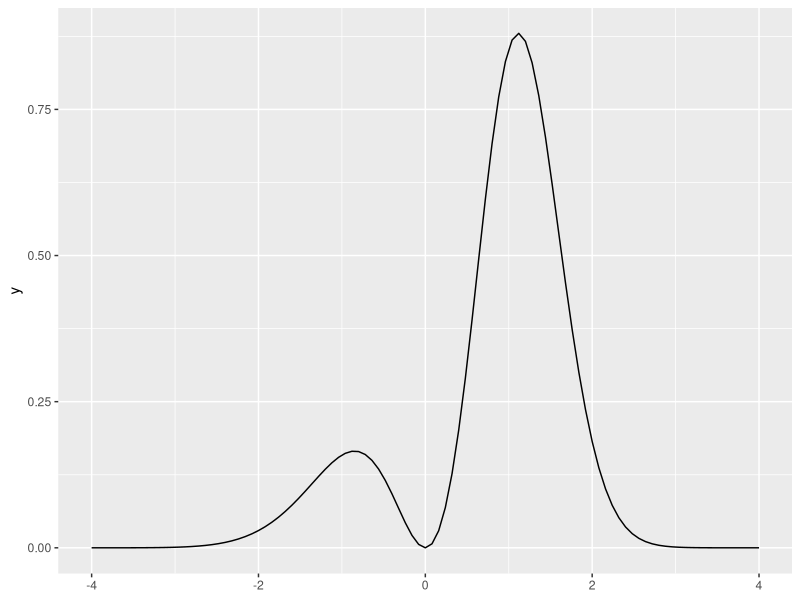
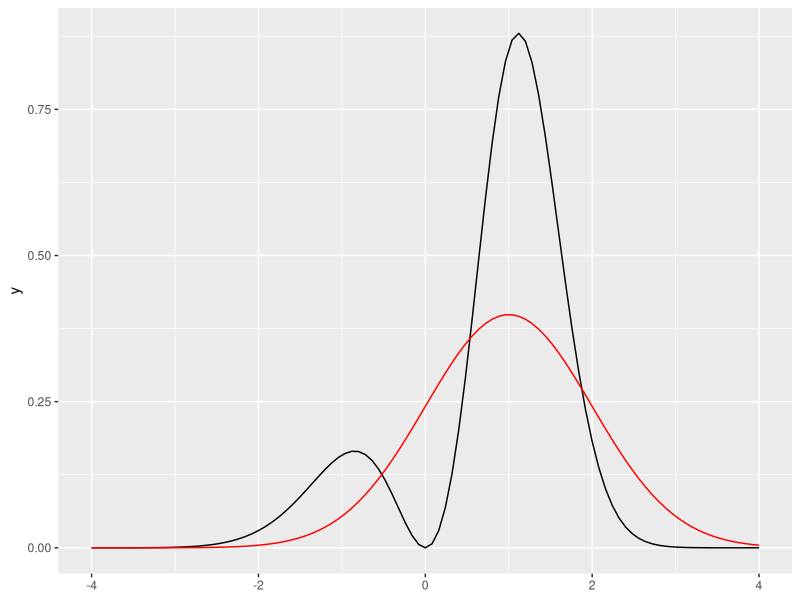
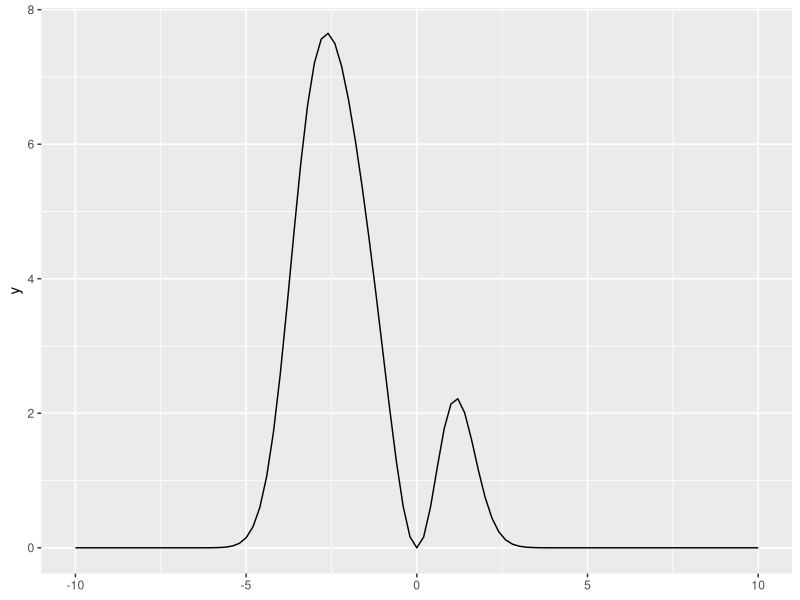
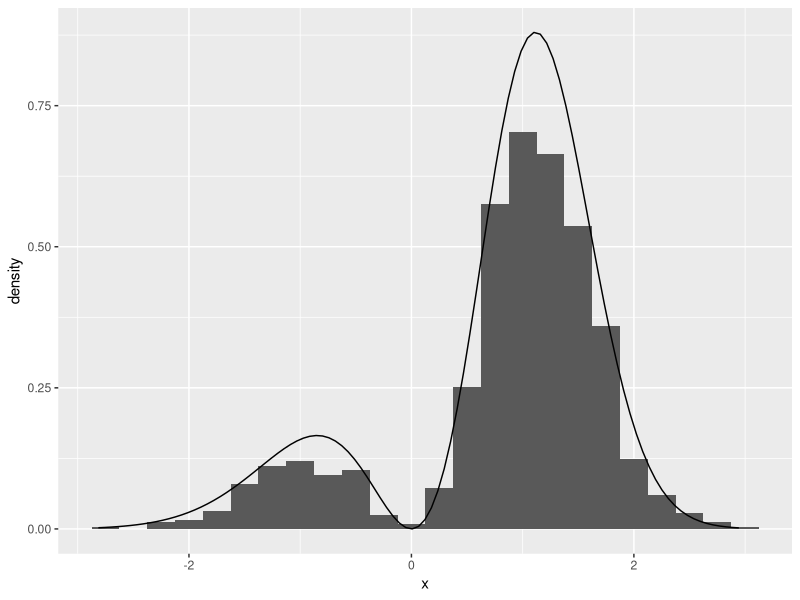
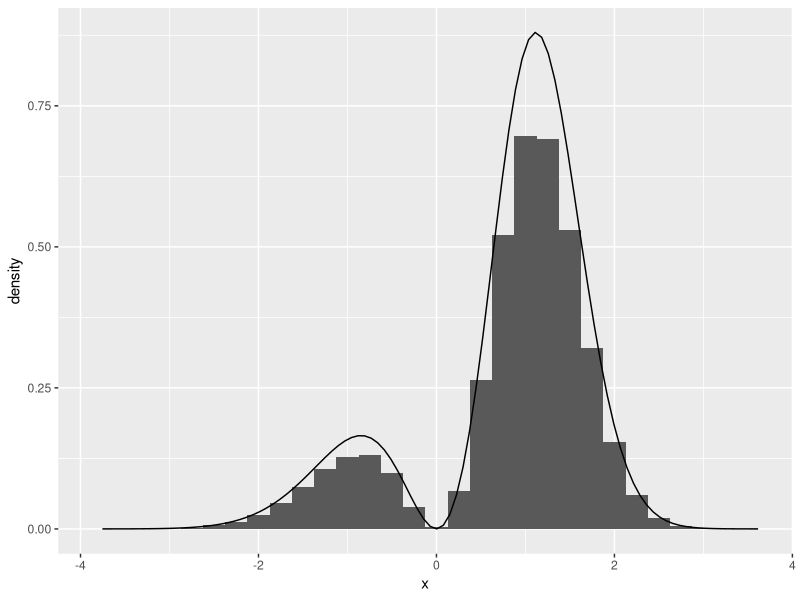
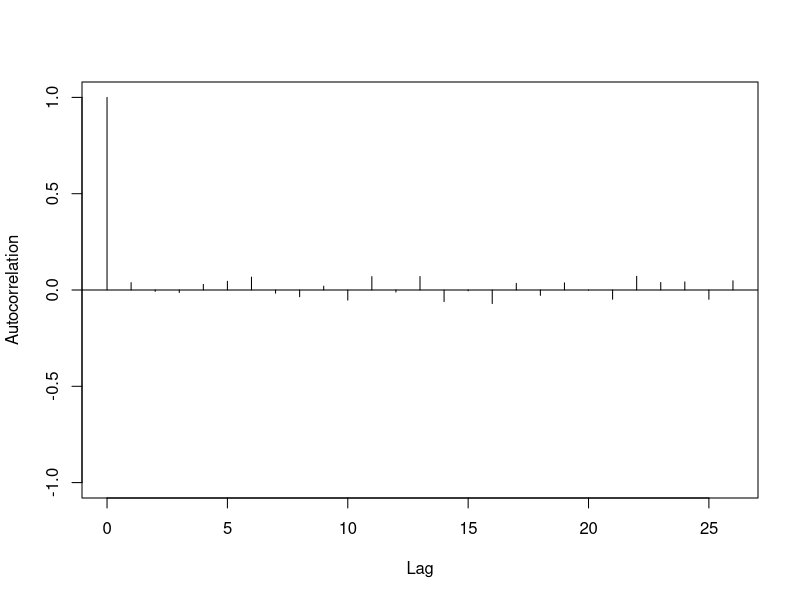
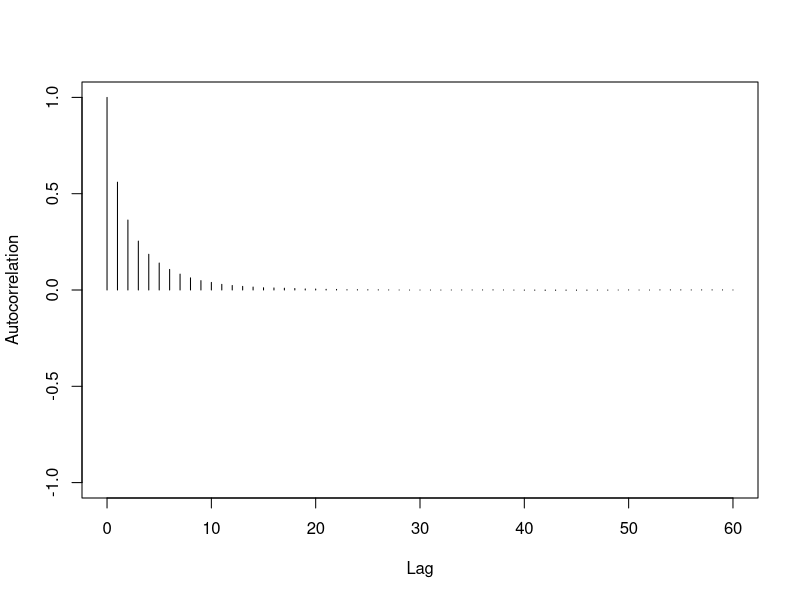
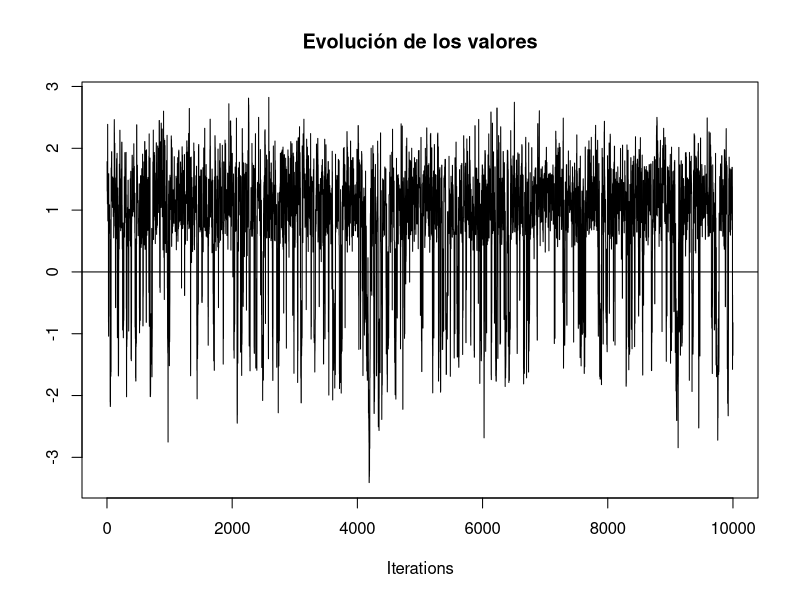

The R script that drew these images, in order:
## ---- chunk 1
set.seed(23059823)
## ---- chunk 2
library(ggplot2)

f_u <- function(x) {
  x ^ 2 * exp(-x ^ 2 + sin(x))
}

ggplot() +
  geom_function(fun = f_u) +
  xlim(-4, 4)
## ---- chunk 3
q <- function(y) {dnorm(y, mean = 1, sd = 1)} # función de densidad de mi distribución instrumental, la que me proporciona nuevos estados

ggplot() +
  geom_function(fun = f_u) +
  geom_function(fun = q, colour = "red") +
  xlim(-4, 4)
## ---- chunk 4
n <- 10
estado_actual <- 1
for (t in seq_len(n - 1)) {
  print(sprintf("Estado: %.3f", estado_actual))
  estado_propuesto <- rnorm(1, mean = 1, sd = 1)
  razon_Hastings <-
    (f_u(estado_propuesto) * q(estado_actual)) /
    (f_u(estado_actual) * q(estado_propuesto))
  u <- runif(1)
  print(sprintf("   Estado propuesto: %.3f, Prob. de aceptar: %.3f, %s (u = %.3f)",
                estado_propuesto,
                min(1, razon_Hastings),
                if (u < razon_Hastings) {"Aceptar"} else {"Rechazar"},
                u))
  if (u < razon_Hastings) {estado_actual <- estado_propuesto}
}
## ---- chunk 5
ggplot() +
  geom_function(fun = function(x) {f_u(x) / q(x)}) +
  xlim(-10, 10)
## ---- chunk 6
n <- 1e3 # el número de valores que genero x1,x2,...,x1000
m <- 1e3 # las veces que replico
valores <- replicate(m, {
  estado_actual <- rnorm(1, mean = 1, sd = 1) # estado inicial generado de manera                                                     aleatoria
# Como el muestreador independiente es la N(1,1), digo que sea tambien el generador inicial. 
# Nota: El muestreador independiente no depende del estado propuesto, por eso es independiente
  for (t in seq_len(n - 1)) { 
    estado_propuesto <- rnorm(1, mean = 1, sd = 1)  # propongo un nuevo estado
    razon_Hastings <-
      (f_u(estado_propuesto) * q(estado_actual)) /
      (f_u(estado_actual) * q(estado_propuesto))
    u <- runif(1) # genero un valor entre 0 y 1
    if (u < razon_Hastings) {estado_actual <- estado_propuesto} # si acepto, cambio el estado actual por el propuesto, y si no, dejo el mismo estado
  }
  # Ya he acabado de generar la realización de la cadena de Markow, el estado actual es el estado de la cadena de markow en el instante 1000

  estado_actual # Selecciono el ultimo estado de la cadena de markow
})


# Ahora dibujo el histograma de frecuencias relativas de los valores
ggplot(data.frame(x = valores), aes(x = x)) +
  geom_histogram(aes(y = stat(density)), binwidth = .25) +
  geom_function(fun = f_u)
## ---- chunk 7
n <- 1e6
estados <- numeric(n) # VECTOR DE LA LONGITUD ADECUADA PARA ALMACENAR LOS 1E6 VALORES DE LOS ESTADOS, Y VOY METIENDO LOS VALORES EN ESTE VECTOR. Es un vector con 1e6 o
estados[1] <- 1 # estado inicial
for (t in seq_len(n - 1)) { # propongo un nuevo estado
  estado_actual <- estados[t] # el actual es el de la posición t # aptes!!
  estado_propuesto <- rnorm(1, mean = 1, sd = 1)
  razon_Hastings <-
    (f_u(estado_propuesto) * q(estado_actual)) /
    (f_u(estado_actual) * q(estado_propuesto))
  u <- runif(1)
  if (u < razon_Hastings) {
    estados[t + 1] <- estado_propuesto # si acepto el nuevo estado
  } else {
    estados[t + 1] <- estado_actual # si no acepto el nuevo me quedo el que tenía
  }
}
# En el vector estados tengo 1e6 valores

# Diagnóstico de convergencia: gráfico (en nuestro caso)
ggplot(data.frame(x = estados), aes(x = x)) +
  geom_histogram(aes(y = stat(density)), binwidth = .25) +
  geom_function(fun = f_u)
# ¿Diagnóstico de convergencia: La cadena de Markow ha convergido?
## ---- chunk 8
estimacion <- mean(estados)
estimacion # esperanza de x, cuando x se distribuye de manera proporcional a x^2e^{-x^2+sen(x)}
## ---- chunk 9
numero_lotes <- 500 # por el elevado coste computacional
longitud_lotes <- n / numero_lotes # nº de estados dentro de cada lote. Longitud 2000
medias_lotes <- numeric(numero_lotes) # vector con 500 ceros. Voy a meter las medias de cada lote
for (i in seq_len(numero_lotes)) { # bucle para introducir las medias en ese vector
  indices_lotes <- seq(longitud_lotes * (i - 1) + 1,
                       longitud_lotes * i)
  medias_lotes[i] <- mean(estados[indices_lotes]) # guardo cada mu_gorro
}
# medias_lotes: media de cada uno de los lotes. Es un vector con 500 números
estimacion <- mean(medias_lotes)
# mean(medias_lotes) # son el mismo número. Esto es para valores INDEPE
# mean(estados) # mismo, pero valores NO INDEPE
error_estandar <- sqrt(var(medias_lotes) / numero_lotes)
# sqrt(var(estados)/n) # este es más pequeño, estoy subestimando. es un error incorrecto
probabilidad_cobertura <- 0.95
alfa <- 1 - probabilidad_cobertura
percentil <- qnorm(1 - alfa / 2)
intervalo_confianza <- estimacion + c(-1, 1) * error_estandar * percentil
## ---- chunk 10
library(coda)

autocorr.plot(mcmc(medias_lotes)) 
# mcmc() LO TENGO QUE HACER SÍ O SÍ, SI NO NO PODRÉ ESTUDIAR LA CORRELACIÓN
# The function mcmc is used to create a Markov Chain Monte Carlo object
# Esta función transforma el vector en una cadena de montecarlo, que es la que me pide el paquete CODA

abline(h = 0)
## ---- chunk 11
autocorr.plot(mcmc(estados))
sqrt(var(estados) / n)
## ---- chunk 12
library(mcmc)

log_f_u <- function(x) {
  if (x == 0) {
    -Inf
  } else {
    2 * log(abs(x)) - x ^ 2 + sin(x)
  }
}

# Ahora aplicamos el paseo aleatorio 
paseo_Metropolis <- metrop(log_f_u, # log f_u
                           initial = 1, # estado inicial
                           nbatch = 1e4 # número de lotes
                           )
# Debo elegir un buen estado inicial, sino, el algoritmo va a tardar mucho en llegar a la zona
## ---- chunk 13
str(paseo_Metropolis)
head(paseo_Metropolis$batch) # medias de cada lote
# Ahora los lotes son de longitud 1, por lo que la media es el valor de cada lote, pero si batchlength es mayor que 1, tengo la media de cada lote
# lud: log de la densidad no normalizada
# nspac: varianza para el paseo
#  $ batch vector de estados
## ---- chunk 14
traceplot(mcmc(paseo_Metropolis$batch),main="Evolución de los valores")
# traceplot es la función de kodac que me hace el gráfico
abline(h = 0)
## ---- chunk 15
paseo_Metropolis2 <- metrop(log_f_u, # log f_u
                           initial = 1e3, # estado inicial
                           nbatch = 1e4 # número de lotes
                           )
traceplot(mcmc(paseo_Metropolis2$batch),main="Evolución de los valores")
# traceplot es la función de kodac que me hace el gráfico
abline(h = 0)
## ---- chunk 16
paseo_Metropolis3<- metrop(log_f_u, # log f_u
                           initial = 1e2, # estado inicial
                           nbatch = 1e4 # número de lotes
                           )
traceplot(mcmc(paseo_Metropolis3$batch),main="Evolución de los valores")
# traceplot es la función de kodac que me hace el gráfico
abline(h = 0)
## ---- chunk 17
densplot(mcmc(paseo_Metropolis$batch))
## ---- chunk 18
paseo_Metropolis$accept
## ---- chunk 19
# busco un buen valor de sigma
paseo_Metropolis <- metrop(paseo_Metropolis, scale = 2)
paseo_Metropolis$accept
paseo_Metropolis <- metrop(paseo_Metropolis, scale = 3)
paseo_Metropolis$accept
## ---- chunk 20
autocorr.plot(mcmc(paseo_Metropolis$batch))
## ---- chunk 21
paseo_Metropolis <- metrop(paseo_Metropolis, nbatch = 500, blen = 2000)
autocorr.plot(mcmc(paseo_Metropolis$batch))

valores <- as.vector(paseo_Metropolis$batch) # Para trabajar con un vector,
                                             # en lugar de una matriz
estimacion <- mean(valores)
error_estandar <- sqrt(var(valores) / paseo_Metropolis$nbatch)
probabilidad_cobertura <- 0.95
alfa <- 1 - probabilidad_cobertura
percentil <- qnorm(1 - alfa / 2)
intervalo_confianza <- estimacion + c(-1, 1) * error_estandar * percentil
## ---- chunk 22
# elijo como densidad instrumental la exp(1)
log_q <- function(y) {dexp(y, rate = 1, log = TRUE)}
## ---- chunk 23
# Algoritmo de Metrópolis-Hanstrings con estado inicial positivo
n <- 1e4
estados <- numeric(n)
estados[1] <- 1
for (t in seq_len(n - 1)) {
  estado_actual <- estados[t]
  estado_propuesto <- rexp(1, rate = 1)
  log_razon_Hastings <- # tomo log a la prob de aceptar el nuevo estado
    (log_f_u(estado_propuesto) + log_q(estado_actual)) -
    (log_f_u(estado_actual) + log_q(estado_propuesto))
  log_u <- log(runif(1)) # genero valor uniforme y le aplico logaritmo
  if (log_u < log_razon_Hastings) {
    estados[t + 1] <- estado_propuesto
  } else {
    estados[t + 1] <- estado_actual
  }
}

traceplot(mcmc(estados))
## ---- chunk 24
n <- 1e4
estados <- numeric(n)
estados[1] <- -1
for (t in seq_len(n - 1)) {
  estado_actual <- estados[t]
  estado_propuesto <- rexp(1, rate = 1)
  log_razon_Hastings <-
    (log_f_u(estado_propuesto) + log_q(estado_actual)) -
    (log_f_u(estado_actual) + log_q(estado_propuesto))
  log_u <- log(runif(1))
  if (log_u < log_razon_Hastings) {
    estados[t + 1] <- estado_propuesto
  } else {
    estados[t + 1] <- estado_actual
  }
}

traceplot(mcmc(estados))
